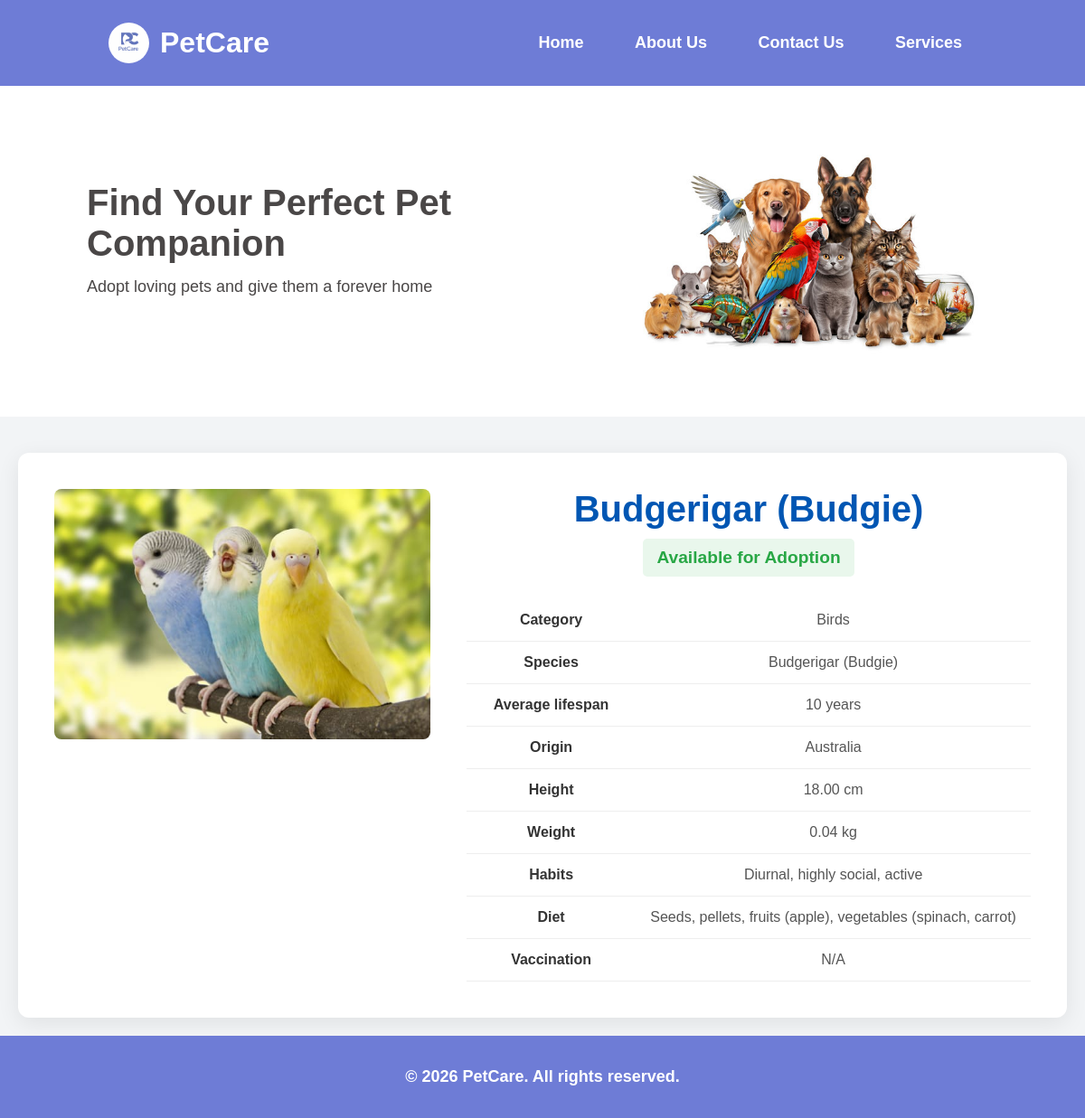
/pet/13/, run on the app's committed database.
### petapp/models.py (models this page shows, shortened)
class Pet(models.Model):
    name = models.CharField(max_length=100)
    image = models.ImageField(upload_to='pet_images/', help_text="Image of the pet")
    is_available = models.BooleanField(default=True, help_text="Is this pet available for adoption?")
    category = models.ForeignKey(Category, on_delete=models.CASCADE, related_name="pets")
    species = models.CharField(max_length=100, help_text="e.g., Golden Retriever, Siamese")
    average_lifespan = models.PositiveIntegerField(help_text="Age in years")
    origin = models.CharField(max_length=100, blank=True)
    height = models.DecimalField(max_digits=5, decimal_places=2, help_text="Height in cm", blank=True, null=True)
    weight = models.DecimalField(max_digits=5, decimal_places=2, help_text="Weight in kg", blank=True, null=True)
    habitual_status = models.TextField(blank=True, help_text="Describe the pet's habits")
    foods = models.TextField(blank=True, help_text="Describe the pet's diet")
    vaccination = models.TextField(blank=True, help_text="Vaccination status and history")

class Category(models.Model):
    name = models.CharField(max_length=100, unique=True)
    image = models.ImageField(upload_to='category_images/', help_text="Image for the category card")
    description = models.TextField(help_text="A short article about this category.")
    class Meta:
        verbose_name_plural = "Categories"

### petapp/views.py (the view)
# urls.py: path('pet/<int:pet_id>/', views.pet_detail_view, name='pet_detail'),
def pet_detail_view(request, pet_id):
    pet = get_object_or_404(Pet, id=pet_id)
    context = {
        'pet': pet,
    }
    return render(request, 'pet_detail.html', context)

### petapp/templates/pet_detail.html (shortened to what this page needs)
{% extends "base.html" %}
{% load static %}
{% block content %}
<div class="container">
    <div class="pet-detail-layout">
        <div class="pet-detail-image">
            <img src="{{ pet.image.url }}" alt="Photo of {{ pet.name }}">
        </div>
        <div class="pet-detail-info">
            <h1>{{ pet.name }}</h1>
            {% if pet.is_available %}
                <p class="availability available">Available for Adoption</p>
            {% else %}
                <p class="availability unavailable">Already Adopted</p>
            {% endif %}
            <table class="pet-detail-table">
                <tr>
                    <td>Category</td>
                    <td>{{ pet.category.name }}</td>
                </tr>
                <tr>
                    <td>Species</td>
                    <td>{{ pet.species }}</td>
                </tr>
                <tr>
                    <td>Average lifespan</td>
                    <td>{{ pet.average_lifespan }} years</td>
                </tr>
                <tr>
                    <td>Origin</td>
                    <td>{{ pet.origin|default:"N/A" }}</td>
                </tr>
                <tr>
                    <td>Height</td>
                    <td>{{ pet.height|default:"N/A" }} cm</td>
                </tr>
                <tr>
                    <td>Weight</td>
                    <td>{{ pet.weight|default:"N/A" }} kg</td>
                </tr>
                <tr>
                    <td>Habits</td>
                    <td>{{ pet.habitual_status|linebreaksbr|default:"N/A" }}</td>
                </tr>
                <tr>
                    <td>Diet</td>
                    <td>{{ pet.foods|linebreaksbr|default:"N/A" }}</td>
                </tr>
                <tr>
                    <td>Vaccination</td>
                    <td>{{ pet.vaccination|linebreaksbr|default:"N/A" }}</td>
                </tr>
            </table>
        </div>
    </div>
</div>
{% endblock %}

### static/css/style.css (style rules this page uses)
* { margin: 0; padding: 0; box-sizing: border-box; font-family: Arial, Helvetica, sans-serif; }
body { background-color: #f2f4f6; color: #4a4747; }
.container { text-align: center; max-width: 1200px; margin: 20px auto; padding: 0 20px; }
.container { max-width: 1200px; margin: 20px auto; padding: 0 20px; }
.pet-detail-layout { display: grid; grid-template-columns: 1fr 1.5fr; gap: 40px; background-color: #fff; padding: 40px; border-radius: 12px; box-shadow: 0 6px 25px rgba(0, 0, 0, 0.08); margin-top: 40px; }
.pet-detail-image img { width: 100%; height: auto; border-radius: 8px; object-fit: cover; }
.pet-detail-info h1 { margin-top: 0; font-size: 2.5em; color: #0056b3; }
.pet-detail-info .availability { font-size: 1.2em; font-weight: bold; padding: 10px 15px; border-radius: 5px; display: inline-block; margin-top: 10px; margin-bottom: 25px; }
.pet-detail-info .available { color: #28a745; background-color: #e9f7ec; }
.pet-detail-table { width: 100%; border-collapse: collapse; }
.pet-detail-table td { padding: 14px 0; border-bottom: 1px solid #eee; vertical-align: top; }
.pet-detail-table td:first-child { font-weight: bold; color: #333; width: 30%; }
.pet-detail-table td:last-child { color: #555; }

### data on the page
Pet: image (picture), name "Budgerigar (Budgie)", category.name "Birds", species "Budgerigar (Budgie)", average_lifespan "10", origin "Australia", height "18.00", weight "0.04", habitual_status "Diurnal, highly social, active", foods "Seeds, pellets, fruits (apple), vegetables (spinach, carrot)", vaccination "N/A"
